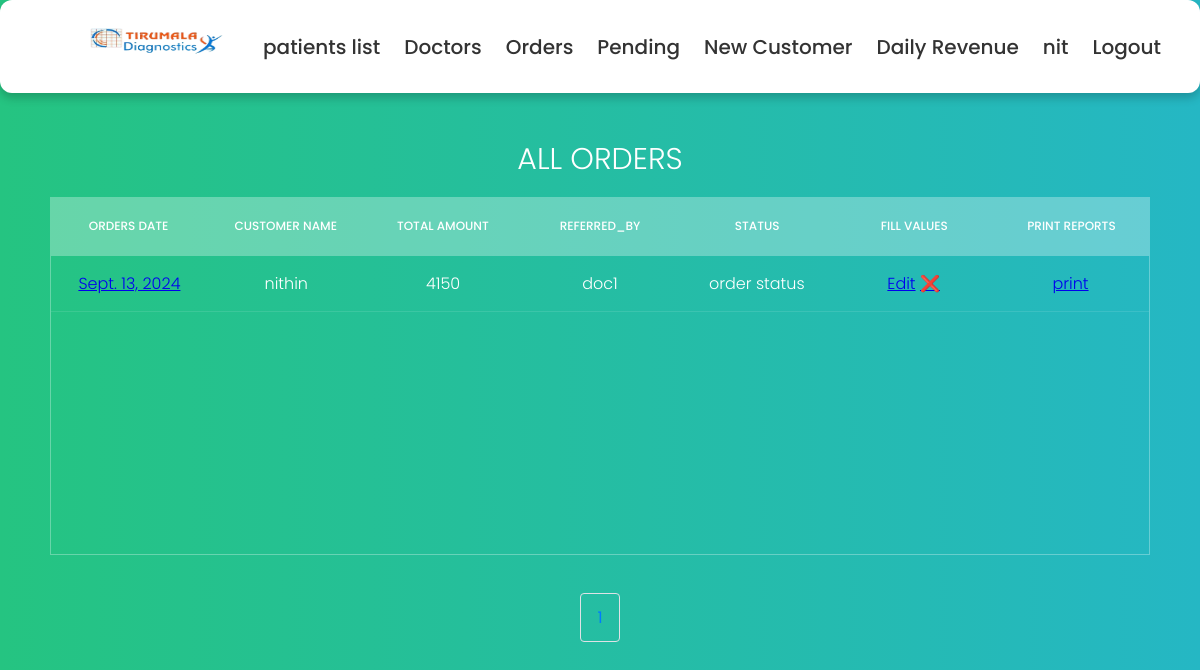
The app's page /orders_list (signed in), older data.
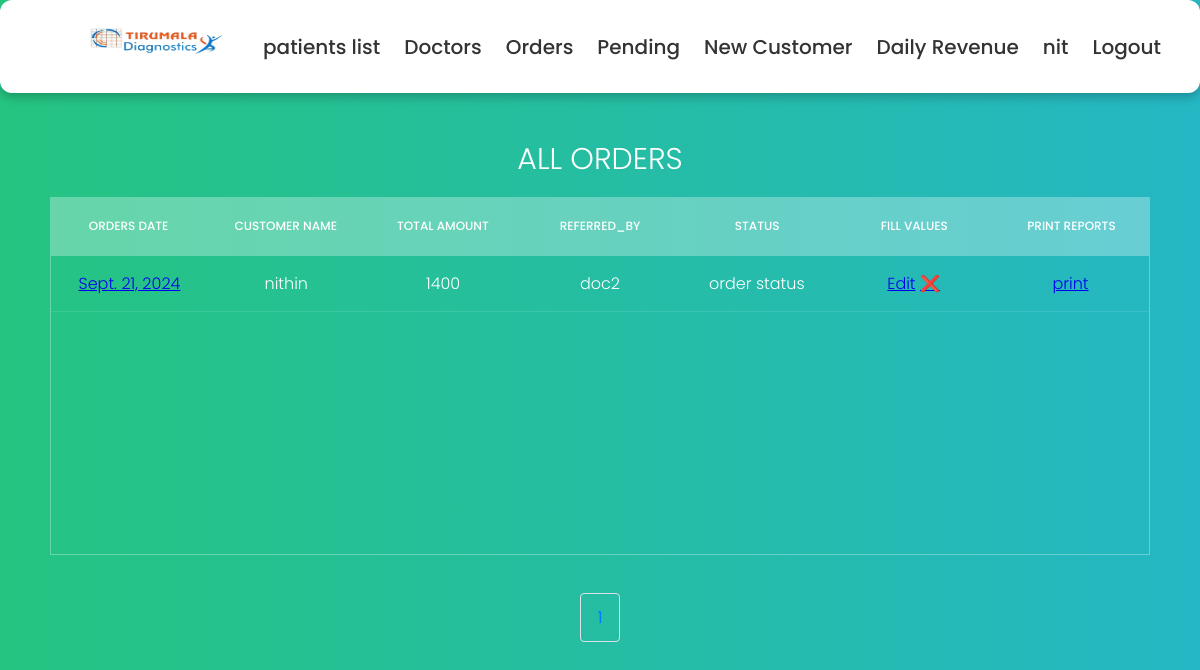
The same page, newer data.
### details/models.py (models this page shows, shortened)
class Order(models.Model):
    def get_total(self):
        total = sum([test.price for test in self.tests.all()])
        return total
    collected_at = models.ForeignKey(Locations, on_delete=models.DO_NOTHING,null=True)
    referred_by = models.ForeignKey(Doctor, on_delete=models.DO_NOTHING,null=True)
    collected_date = models.DateField(null= True)
    expected_complete_date = models.DateField(null=True)
    tests = models.ManyToManyField(Test, blank=False)
    customer = models.ForeignKey(Customer,on_delete=models.DO_NOTHING, blank=False)
    order_id = models.UUIDField(default=uuid.uuid4, primary_key=True)
    collected_by = models.ForeignKey(Tech, on_delete=models.DO_NOTHING,null=True, related_name='collected_by', blank = True)
    tested_by = models.ForeignKey(Tech, on_delete=models.DO_NOTHING,null=True, related_name='tested_by', blank = True)
    report_by = models.ForeignKey(Tech, on_delete=models.DO_NOTHING,null=True, related_name='report_by',blank=True)
    collected_datetime = models.DateTimeField(null=True)  # For date and time
    tested_datetime = models.DateTimeField(null=True)  # For date and time
    report_datetime = models.DateTimeField(null=True)  # For date and time
    hba1c = models.CharField(max_length=10, blank= True)
    blood_urea_nitrogen = models.CharField(max_length=10, blank=True)
    cotinine = models.CharField(max_length=10, blank=True)
    esr_1_hour = models.CharField(max_length=10, blank=True)
    hbsag = models.CharField(max_length=10, blank=True)
    hiv_1_and_2 = models.CharField(max_length=10, blank=True)
    colour = models.CharField(max_length=10, blank=True)
    specific_gravity = models.CharField(max_length=10, blank=True)
    ph = models.CharField(max_length=10, blank=True)
    blood = models.CharField(max_length=10, blank=True)
    albumin = models.CharField(max_length=10, blank=True)
    sugar = models.CharField(max_length=10, blank=True)
    ketone_bodies = models.CharField(max_length=10, blank=True)
    nitrite = models.CharField(max_length=10, blank=True)
    urobilinogen = models.CharField(max_length=10, blank=True)
    leucocytes = models.CharField(max_length=10, blank=True)
    bile_salts = models.CharField(max_length=10, blank=True)
    bile_pigments = models.CharField(max_length=10, blank=True)
    pus_cells = models.CharField(max_length=10, blank=True)
    epithelial_cells = models.CharField(max_length=10, blank=True)
    rbcs = models.CharField(max_length=10, blank=True)
    bacteria = models.CharField(max_length=10, blank=True)
    others = models.CharField(max_length=10, blank=True)
    haemoglobin = models.CharField(max_length=10, blank=True)
    rbc_count = models.CharField(max_length=10, blank=True)
    pcv = models.CharField(max_length=10, blank=True)
    platelets = models.CharField(max_length=10, blank=True)
    wbc = models.CharField(max_length=10, blank=True)
    neutrophils = models.CharField(max_length=10, blank=True)
    lymphocytes = models.CharField(max_length=10, blank=True)
    eosinophils = models.CharField(max_length=10, blank=True)
    monocytes = models.CharField(max_length=10, blank=True)
    basophils = models.CharField(max_length=10, blank=True)
    mcv = models.CharField(max_length=10, blank=True)
    mchc = models.CharField(max_length=10, blank=True)
    mch = models.CharField(max_length=10, blank=True)
    random_blood_sugar = models.CharField(max_length=10, blank=True)
    uric_acid = models.CharField(max_length=10, blank=True)
    serum_creatinine = models.CharField(max_length=10, blank=True)
    total_cholesterol = models.CharField(max_length=10, blank=True)
    hdl = models.CharField(max_length=10, blank=True)
    ldl = models.CharField(max_length=10, blank=True)
    vldl = models.CharField(max_length=10, blank=True)
    triglycerides = models.CharField(max_length=10, blank=True)
    chol_hdl_ratio = models.CharField(max_length=10, blank=True)
    total_bilirubin = models.CharField(max_length=10, blank=True)
    direct_bilirubin = models.CharField(max_length=10, blank=True)
    indirect_bilirubin = models.CharField(max_length=10, blank=True)
    alkaline_phosphatase = models.CharField(max_length=10, blank=True)
    serum_gpt = models.CharField(max_length=10, blank=True)
    serum_got = models.CharField(max_length=10, blank=True)
    total_proteins = models.CharField(max_length=10, blank=True)
    albumin = models.CharField(max_length=10, blank=True)
    globulin = models.CharField(max_length=10, blank=True)
    alb_glob_ratio = models.CharField(max_length=10, blank=True)
    ggtp = models.CharField(max_length=10, blank=True)

class Customer(models.Model):
    title = models.ForeignKey(Title, on_delete=models.DO_NOTHING,null=True)
    patient_name = models.CharField(max_length=50)
    mobile = models.IntegerField(null=True)
    email = models.EmailField(null=True)
    gender = models.ForeignKey(Gender, on_delete=models.DO_NOTHING,null=True)
    age = models.CharField(max_length=4, null=True)
    patient_address = models.CharField(max_length=150)

class Test(models.Model):
    is_collected = {('yes', 'yes'),
              ('no', 'no')}
    test_id = models.AutoField(primary_key=True)
    test_name = models.CharField(max_length=50)
    collection_status = models.CharField(max_length=20, choices=is_collected, blank=False, default='no')
    price = models.IntegerField()

class Doctor(models.Model):
    doctor_name = models.CharField(max_length=50)
    commission = models.IntegerField()
    doctor_mobile = models.IntegerField(null=True)
    doctor_email = models.EmailField(null=True)
    def __str__(self):
        return self.doctor_name

### details/views.py (the view)
# urls.py: path('orders_list',orders_list, name='orders_list'),
@login_required(login_url='user_login')
def orders_list(request):
    list_of_orders = Order.objects.all()
    p = Paginator(Order.objects.all(), 11)
    page = request.GET.get('page')
    orders = p.get_page(page)
    nums = "a" * orders.paginator.num_pages
    return render(request, 'orders.html',
		{'list_of_orders': list_of_orders,'orders': orders,'nums':nums})

### details/Templates/orders.html (shortened to what this page needs)
{% extends "base.html" %}
{% block content%}
<section>
    <h1>All Orders</h1>
    <div class="tbl-header">
      <table cellpadding="0" cellspacing="0" border="0">
        <thead>
          <tr>
            <th>Orders Date</th>
            <th>Customer Name</th>
            <th>total amount</th>
            <th>referred_by</th>
            <th>status </th>
            <th>fill values </th>
            <th>print reports </th>
          </tr>
        </thead>
      </table>
    </div>
    <div class="tbl-content">
      <table cellpadding="0" cellspacing="0" border="0">
        {% for order in orders%}
        <tbody>
            <tr>
                <td><a href="{% url 'order_details' order.order_id %}"> {{order.collected_date}}</a></td>
                <td>{{order.customer.patient_name}}</td>
                <td> {{order.get_total}}</td>
                <td> {{order.referred_by}}</td>
                <td> order status</td>
                <td><a href="{% url 'fill_values' order.order_id %}"> Edit</a>
                    <a href="{% url 'delete_order' order.order_id %}"> ❌</a>
                </td>
                <td>
                  <a href="{% url 'generate_pdf_for_tests' order.order_id %}"> print</a>
                </td>
            </tr>
        </tbody>
    </div>
        {% endfor %}
  </section>
        <div class="cs">
          <nav aria-label="Page navigation example">
            <ul class="pagination justify-content-center" type="none">
          {% for i in nums %}
            <li class="page-item"><a class="page-link" href="?page={{ forloop.counter }}">{{ forloop.counter }}</a></li>
          {% endfor %}
          </ul>
          </nav>
        </div>
{% endblock %}

Row changes from the older to the newer data that the page shows:
removed Order: collected_date "Sept. 13, 2024", customer.patient_name "nithin", get_total "4150", referred_by "doc1"
added Order: collected_date "Sept. 21, 2024", customer.patient_name "nithin", get_total "1400", referred_by "doc2"
